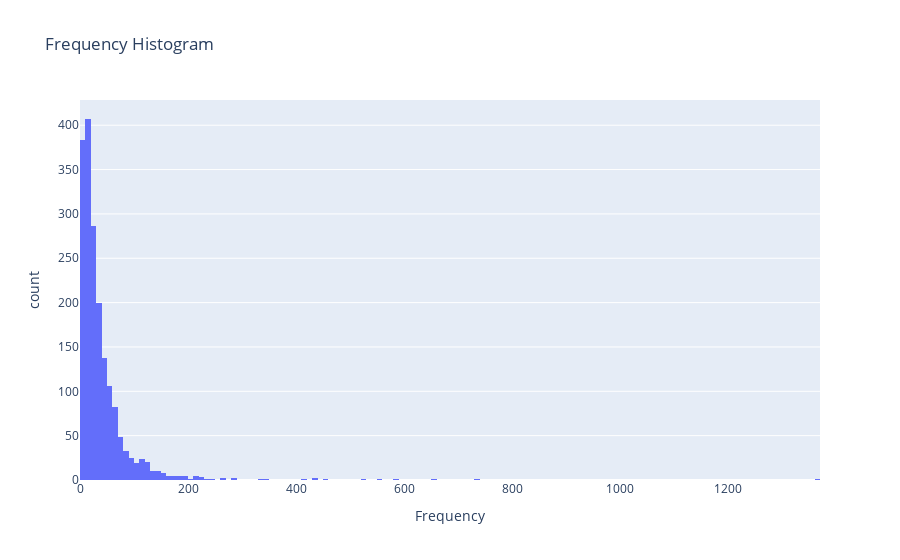

Source (notebook cell):
### Code cell
fig = px.histogram(df_user, x="Frequency",title='Frequency Histogram')
fig.show()

### Figure 1 — Plotly figure (JSON) as saved in the notebook; plotly's stock layout.template omitted (floating-point values rounded to 4 significant figures; data arrays with more than 128 entries replaced by an {"elided": "..."} marker saying what was removed)
{"data": [{"alignmentgroup": "True", "bingroup": "x", "hovertemplate": "Frequency=%{x}<br>count=%{y}<extra></extra>", "legendgroup": "", "marker": {"color": "#636efa", "pattern": {"shape": ""}}, "name": "", "offsetgroup": "", "orientation": "v", "showlegend": false, "type": "histogram", "x": {"elided": "1840 int values"}, "xaxis": "x", "yaxis": "y"}], "layout": {"barmode": "relative", "legend": {"tracegroupgap": 0}, "title": {"text": "Frequency Histogram"}, "xaxis": {"anchor": "y", "domain": [0, 1], "title": {"text": "Frequency"}}, "yaxis": {"anchor": "x", "domain": [0, 1], "title": {"text": "count"}}}}
